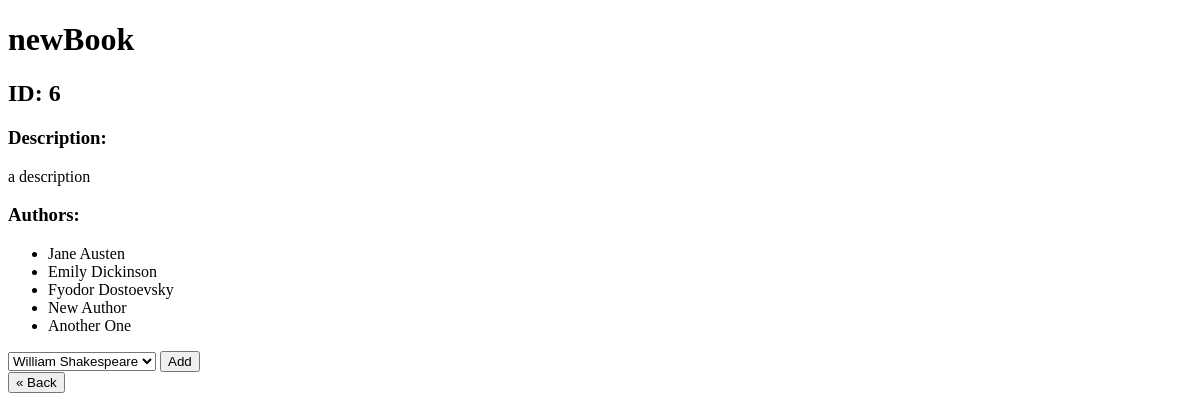
The page /books/6 on the database as committed earlier.
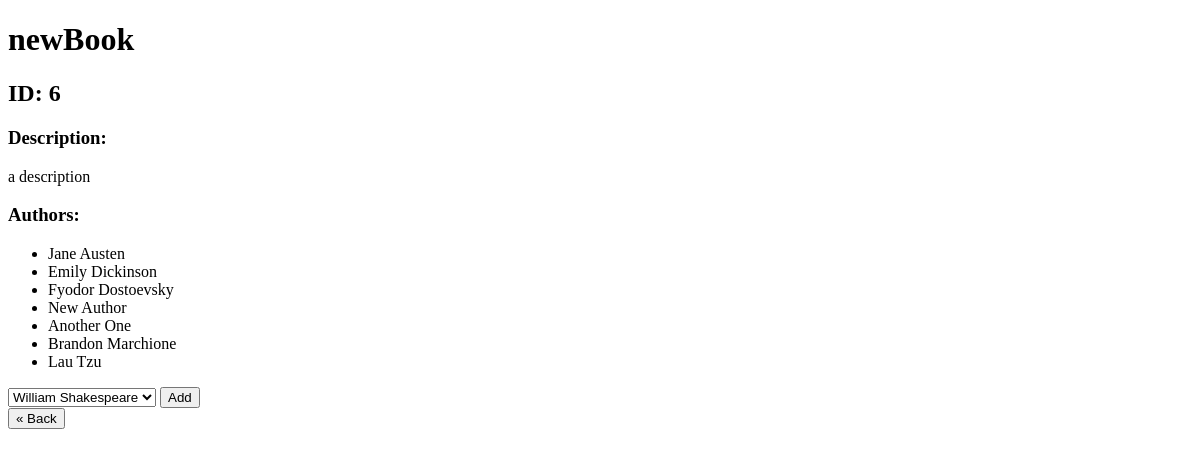
The same page on the database as committed later.
### books_and_authors_app/models.py (models this page shows)
class Author(models.Model):
    first_name = models.CharField(max_length=45)
    last_name = models.CharField(max_length=45)
    books = models.ManyToManyField(Book, related_name="authors")
    notes = models.TextField()
    created_at = DateTimeField(auto_now_add=True)
    updated_at = DateTimeField(auto_now=True)

### books_and_authors_app/views.py (the view)
# urls.py: path("books/<int:book_id>", views.view_book),
def view_book(request, book_id):
    book = Book.objects.get(id = book_id)
    context = {
        "book": book,
        "authors": Author.objects.exclude(books=book.id)
    }
    return render(request, "book_view.html", context)

### books_and_authors_app/templates/book_view.html (shortened to what this page needs)
<!DOCTYPE html>
<html lang="en">
<head>
</head>
<body>
    <div id="wrapper">
        <header class="page_header">
            <h1>{{book.title}}</h1>
        </header>
        <main class="main_content">
            <div class="book_information">
                <h2>ID: {{book.id}}</h2>
                <h3>Description:</h3>
                <p>{{book.desc}}</p>
            </div>
            <div class="authors_section">
                <div class="authors_header">
                    <h3>Authors:</h3>
                </div>
                <div class="authors_list">
                    <ul>
                    {% for author in book.authors.all %}
                        <li>{{author.first_name}} {{author.last_name}}</li>
                    {% endfor %}
                    </ul>
                    <form action="/add_author_to_book/{{book.id}}" class="add_author_form" method="POST">
                    <select name="author_select">
                            {% for author in authors %}
                            <option value="{{author.id}}">{{author.first_name}} {{author.last_name}}</option>
                            {% endfor %}
                        </select>
                        <button type="submit">Add</button>
                    </form>
                </div>
            </div>
        </main>
        <footer class="page_footer">
            <form action="/" class="go_back">
            <button type="submit">« Back</button>
            </form>
        </footer>
    </div>
</body>
</html>

Rows that differ between the two databases and show on the page:
added Author: first_name "Brandon", last_name "Marchione"
now on this page (row unchanged): Author: first_name "Lau", last_name "Tzu"
